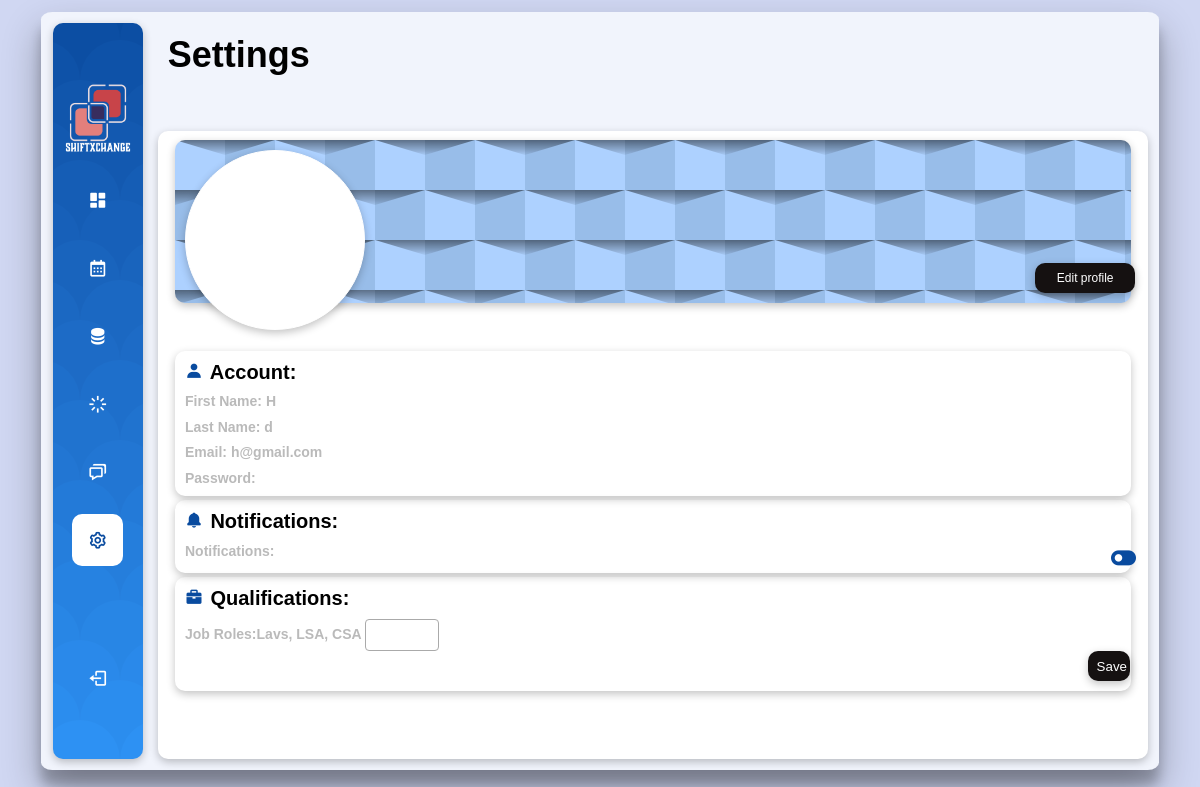
The app's page /ShiftApp/SettingsView (signed in), older data.
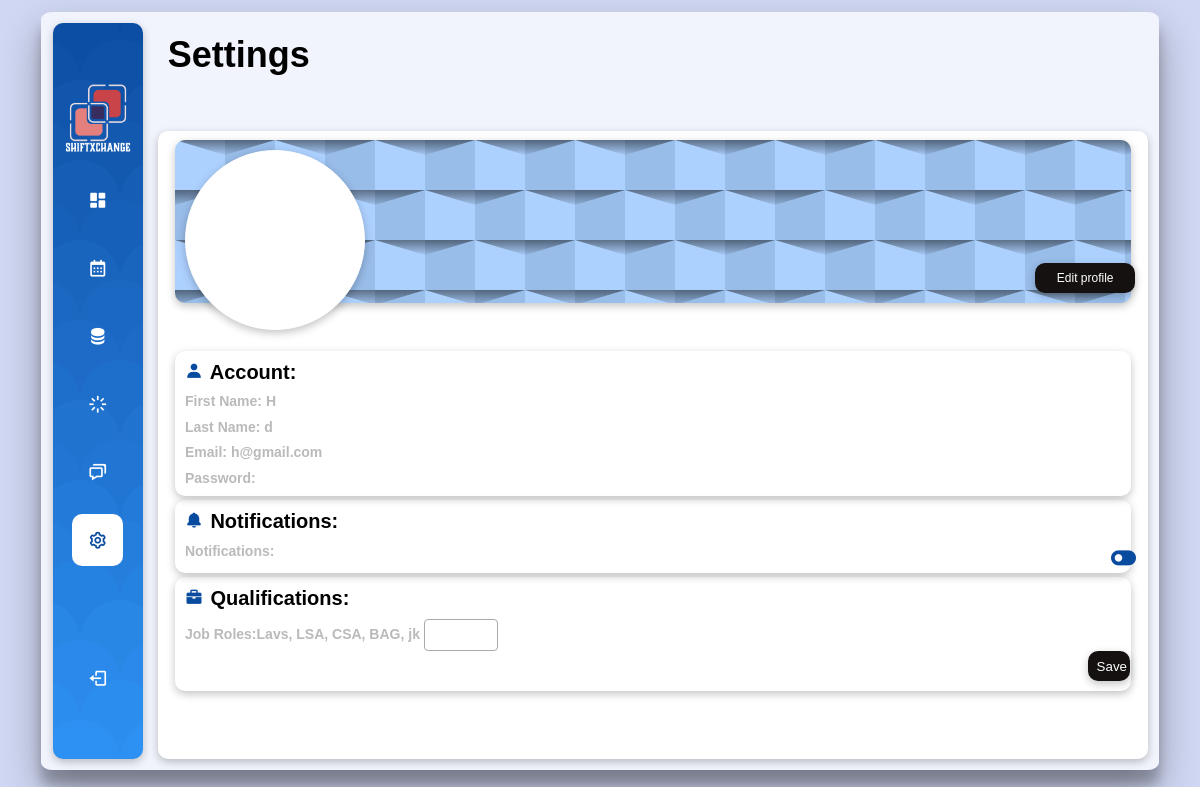
The same page, newer data.
### ShiftApp/models.py (models this page shows, shortened)
class User(AbstractBaseUser):
    firstName = models.CharField(max_length=100)
    lastName = models.CharField(max_length=100)
    username = models.CharField(max_length=100, unique=True)
    employeeId = models.CharField(max_length=100)
    company = models.CharField(max_length=100)
    password = models.CharField(max_length=100, default="password12r")
    qualifications = models.CharField(max_length=100,  default="Basic")
    is_staff = models.BooleanField(default=False)
    is_superuser = models.BooleanField(default=False)
    is_admin = models.BooleanField(default=False)
    USERNAME_FIELD = "username"
    objects=UserAccountManager()

### ShiftApp/views.py (the view)
# urls.py: path('ShiftApp/SettingsView', SettingsView, name='SettingsView'),
@login_required
def SettingsView(request):
    if request.method == 'POST':
        role = request.POST.getlist("locations[]")
        User.objects.filter(username=request.user.username).update(qualifications=role)
    firstName = request.user.firstName
    lastName = request.user.lastName
    email = request.user.username
    password = request.user.password
    roles = request.user.qualifications
    locations = ["INBND RNR", "LAVS", "CSA", "LSA", "FEULLING", "DEICE"]
    context = {
        "firstName": firstName,
        "lastName": lastName,
        "email": email,
        "password": password,
        "roles": roles,
        "locations": locations
    }
    return render(request, "Settings.html", context)

### ShiftApp/templates/Settings.html (shortened to what this page needs)
<!DOCTYPE html>
<html lang="en">
{% load static %}
<head>
    <link rel="stylesheet" href="{% static 'css/Settings.css' %}">
    <link href='https://unpkg.com/boxicons@2.1.4/css/boxicons.min.css' rel='stylesheet' />
    <link href="https://cdn.jsdelivr.net/npm/select2@4.1.0-rc.0/dist/css/select2.min.css" rel="stylesheet" />
</head>
<body>
    <div class="wrapper">
        <div id="pages">
            <div class="sidebar">
                <nav>
                    <div class="logo"> </div>
                    <a class="design" href="{% url 'dashboard' %}"><i class="bx bxs-dashboard"></i>Home</a>
                    <a class="design" href="{% url 'calendarShiftInput' %}"><i class="bx bx-calendar"></i>Calendar</a>
                    <div class="dropdown">
                        <a class="design" href="#"><i class="bx bxs-data"></i>Pool</a>
                    </div>
                    <a class="design" href="{% url 'ShiftStatusView' %}"><i class="bx bx-loader"></i>Status</a>
                    <a class="design" href="{% url 'Chatview' %}"><i class="bx bx-chat"></i>Chat</a>
                    <a class="active" href="{% url 'SettingsView' %}"><i class="bx bx-cog"></i>Settings</a>
                    <br>
                    <br>
                    <br>
                    <a class="design" href="{% url 'userLogout' %}"><i class="bx bx-log-out"></i>Logout</a>
                </nav>
            </div>
            <div class="right-column">
                <div id="header">
                    <h1>Settings</h1>
                </div>
                <div id="main-content">
                    <div id="settings">
                        <div id="profile">
                            <div class="picture"></div>
                            <button class="edit">Edit profile</button>
                        </div>
                        <div id="account">
                            <h6>
                                <i class="bx bxs-user"></i>
                                Account:
                            </h6>
                            <p>First Name: {{firstName}} </p>
                            <p>Last Name: {{lastName}} </p>
                            <p>Email: {{email}} </p>
                            <p>Password: </p>
                        </div>
                        <div id="notifications">
                            <h6>
                                <i class="bx bxs-bell"></i>
                                Notifications:
                            </h6>
                            <p>Notifications:
                                <i class="bx bxs-toggle-left"></i>
                            </p>
                        </div>
                        <form action="{% url 'SettingsView' %}" method="POST">
                            <div id="role">
                                <h6>
                                    <i class="bx bxs-briefcase"></i>
                                    Qualifications:
                                </h6>
                                <p>
                                    Job Roles:{{roles}} <select class="js-example-basic-multiple" id="locations"
                                </p>
                            </div>
                            <input type="submit" value="Save">
                        </form>
                    </div>
                </div>
            </div>
        </div>
</body>
</html>

Row changes from the older to the newer data that the page shows:
changed User "h@gmail.com": qualifications "Lavs, LSA, CSA" → "Lavs, LSA, CSA, BAG, jk"
